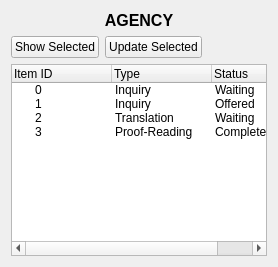
      <widget class="QWidget" name="pageAgencyMain">
       <layout class="QHBoxLayout" name="horizontalLayout_10">
        <item>
         <layout class="QVBoxLayout" name="verticalLayout_11">
          <item>
           <widget class="QLabel" name="label_2">
            <property name="font">
             <font>
              <pointsize>12</pointsize>
              <weight>75</weight>
              <bold>true</bold>
             </font>
            </property>
            <property name="text">
             <string>AGENCY</string>
            </property>
            <property name="alignment">
             <set>Qt::AlignCenter</set>
            </property>
           </widget>
          </item>
          <item>
           <layout class="QHBoxLayout" name="horizontalLayout_9">
            <item>
             <widget class="QPushButton" name="pushButton_6">
              <property name="text">
               <string>Show Selected</string>
              </property>
             </widget>
            </item>
            <item>
             <widget class="QPushButton" name="pushButton_7">
              <property name="text">
               <string>Update Selected</string>
              </property>
             </widget>
            </item>
            <item>
             <spacer name="horizontalSpacer_6">
              <property name="orientation">
               <enum>Qt::Horizontal</enum>
              </property>
              <property name="sizeHint" stdset="0">
               <size>
                <width>40</width>
                <height>20</height>
               </size>
              </property>
             </spacer>
            </item>
           </layout>
          </item>
          <item>
           <widget class="QTreeWidget" name="treeWidget_2">
            <property name="columnCount">
             <number>3</number>
            </property>
            <column>
             <property name="text">
              <string>Item ID</string>
             </property>
            </column>
            <column>
             <property name="text">
              <string>Type</string>
             </property>
            </column>
            <column>
             <property name="text">
              <string>Status</string>
             </property>
            </column>
            <item>
             <property name="text">
              <string>0</string>
             </property>
             <property name="text">
              <string>Inquiry</string>
             </property>
             <property name="text">
              <string>Waiting</string>
             </property>
            </item>
            <item>
             <property name="text">
              <string>1</string>
             </property>
             <property name="text">
              <string>Inquiry</string>
             </property>
             <property name="text">
              <string>Offered</string>
             </property>
            </item>
            <item>
             <property name="text">
              <string>2</string>
             </property>
             <property name="text">
              <string>Translation</string>
             </property>
             <property name="text">
              <string>Waiting</string>
             </property>
            </item>
            <item>
             <property name="text">
              <string>3</string>
             </property>
             <property name="text">
              <string>Proof-Reading</string>
             </property>
             <property name="text">
              <string>Completed</string>
             </property>
            </item>
           </widget>
          </item>
         </layout>
        </item>
       </layout>
      </widget>
